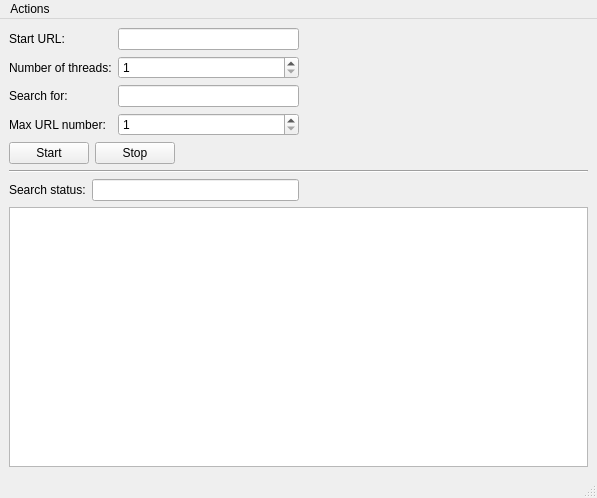
<?xml version="1.0" encoding="UTF-8"?>
<ui version="4.0">
 <class>MainWindow</class>
 <widget class="QMainWindow" name="MainWindow">
  <property name="geometry">
   <rect>
    <x>0</x>
    <y>0</y>
    <width>597</width>
    <height>498</height>
   </rect>
  </property>
  <property name="windowTitle">
   <string>Text Finder</string>
  </property>
  <widget class="QWidget" name="centralwidget">
   <layout class="QVBoxLayout" name="verticalLayout">
    <item>
     <layout class="QHBoxLayout" name="horizontalLayout">
      <item>
       <layout class="QFormLayout" name="formLayout">
        <item row="0" column="0">
         <widget class="QLabel" name="startUrlLabel">
          <property name="text">
           <string>Start URL:</string>
          </property>
         </widget>
        </item>
        <item row="0" column="1">
         <widget class="QLineEdit" name="startUrlLineEdit"/>
        </item>
        <item row="1" column="0">
         <widget class="QLabel" name="numberOfThreadsLabel">
          <property name="text">
           <string>Number of threads:</string>
          </property>
         </widget>
        </item>
        <item row="1" column="1">
         <widget class="QSpinBox" name="numberOfThreadsSpinBox">
          <property name="minimum">
           <number>1</number>
          </property>
          <property name="maximum">
           <number>128</number>
          </property>
         </widget>
        </item>
        <item row="2" column="0">
         <widget class="QLabel" name="searchForLabel">
          <property name="text">
           <string>Search for:</string>
          </property>
         </widget>
        </item>
        <item row="2" column="1">
         <widget class="QLineEdit" name="searchForLineEdit"/>
        </item>
        <item row="3" column="0">
         <widget class="QLabel" name="maxURLNumberLabel">
          <property name="text">
           <string>Max URL number:</string>
          </property>
         </widget>
        </item>
        <item row="3" column="1">
         <widget class="QSpinBox" name="maxURLNumberSpinBox">
          <property name="minimum">
           <number>1</number>
          </property>
          <property name="maximum">
           <number>9999</number>
          </property>
         </widget>
        </item>
       </layout>
      </item>
      <item>
       <spacer name="horizontalSpacer">
        <property name="orientation">
         <enum>Qt::Horizontal</enum>
        </property>
        <property name="sizeHint" stdset="0">
         <size>
          <width>40</width>
          <height>20</height>
         </size>
        </property>
       </spacer>
      </item>
     </layout>
    </item>
    <item>
     <layout class="QHBoxLayout" name="horizontalLayout_3">
      <item>
       <widget class="QPushButton" name="startPushButton">
        <property name="cursor">
         <cursorShape>PointingHandCursor</cursorShape>
        </property>
        <property name="text">
         <string>Start</string>
        </property>
       </widget>
      </item>
      <item>
       <widget class="QPushButton" name="stopPushButton">
        <property name="cursor">
         <cursorShape>PointingHandCursor</cursorShape>
        </property>
        <property name="text">
         <string>Stop</string>
        </property>
       </widget>
      </item>
      <item>
       <spacer name="horizontalSpacer_3">
        <property name="orientation">
         <enum>Qt::Horizontal</enum>
        </property>
        <property name="sizeHint" stdset="0">
         <size>
          <width>40</width>
          <height>20</height>
         </size>
        </property>
       </spacer>
      </item>
     </layout>
    </item>
    <item>
     <widget class="Line" name="line">
      <property name="sizePolicy">
       <sizepolicy hsizetype="Expanding" vsizetype="Fixed">
        <horstretch>0</horstretch>
        <verstretch>0</verstretch>
       </sizepolicy>
      </property>
      <property name="orientation">
       <enum>Qt::Horizontal</enum>
      </property>
     </widget>
    </item>
    <item>
     <layout class="QHBoxLayout" name="horizontalLayout_2">
      <item>
       <layout class="QFormLayout" name="formLayout_2">
        <item row="0" column="0">
         <widget class="QLabel" name="searchStatusLabel">
          <property name="text">
           <string>Search status:</string>
          </property>
         </widget>
        </item>
        <item row="0" column="1">
         <widget class="QLineEdit" name="searchStatusLineEdit">
          <property name="readOnly">
           <bool>true</bool>
          </property>
         </widget>
        </item>
       </layout>
      </item>
      <item>
       <spacer name="horizontalSpacer_2">
        <property name="orientation">
         <enum>Qt::Horizontal</enum>
        </property>
        <property name="sizeHint" stdset="0">
         <size>
          <width>40</width>
          <height>20</height>
         </size>
        </property>
       </spacer>
      </item>
     </layout>
    </item>
    <item>
     <widget class="QTextEdit" name="textEdit">
      <property name="readOnly">
       <bool>true</bool>
      </property>
     </widget>
    </item>
   </layout>
  </widget>
  <widget class="QMenuBar" name="menubar">
   <property name="geometry">
    <rect>
     <x>0</x>
     <y>0</y>
     <width>597</width>
     <height>25</height>
    </rect>
   </property>
   <widget class="QMenu" name="menuActions">
    <property name="title">
     <string>Actions</string>
    </property>
    <addaction name="actionStart"/>
    <addaction name="actionStop"/>
    <addaction name="separator"/>
    <addaction name="actionExit"/>
   </widget>
   <addaction name="menuActions"/>
  </widget>
  <widget class="QStatusBar" name="statusbar"/>
  <action name="actionStart">
   <property name="text">
    <string>Start</string>
   </property>
  </action>
  <action name="actionStop">
   <property name="text">
    <string>Stop</string>
   </property>
  </action>
  <action name="actionExit">
   <property name="text">
    <string>Exit</string>
   </property>
  </action>
 </widget>
 <resources/>
 <connections/>
</ui>
